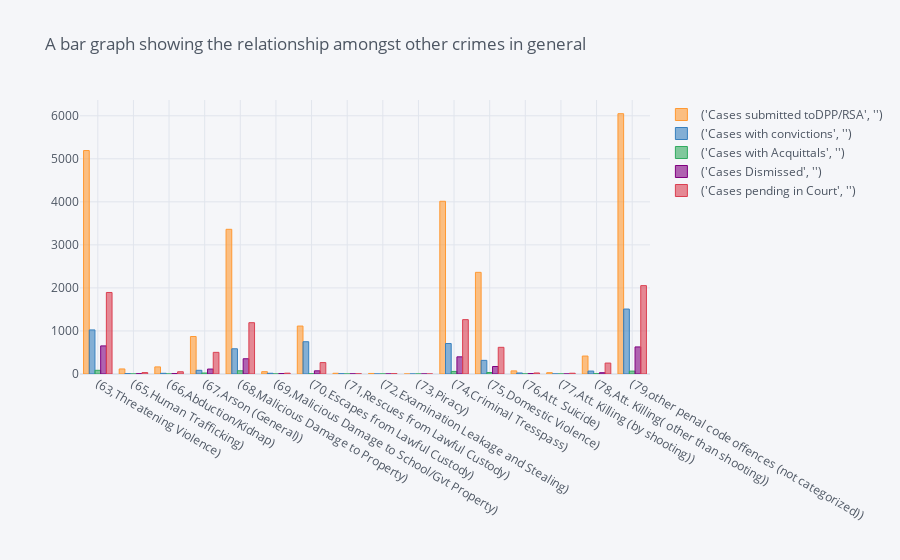

Notebook code cell kept with this figure:
### Code cell
# Plotting a bar graph for ActualOtherCrimes
ActualOtherCrimes.iplot(kind='bar',title='A bar graph showing the relationship amongst other crimes in general')

### Figure 1 — Plotly figure (JSON) as saved in the notebook; plotly's stock layout.template omitted (floating-point values rounded to 4 significant figures)
{"data": [{"marker": {"color": "rgba(255, 153, 51, 0.6)", "line": {"color": "rgba(255, 153, 51, 1.0)", "width": 1}}, "name": "('Cases submitted toDPP/RSA', '')", "orientation": "v", "text": "", "type": "bar", "x": ["(63,Threatening Violence)", "(65,Human Trafficking)", "(66,Abduction/Kidnap)", "(67,Arson (General))", "(68,Malicious Damage to Property)", "(69,Malicious Damage to School/Gvt Property)", "(70,Escapes from Lawful Custody)", "(71,Rescues from Lawful Custody)", "(72,Examination Leakage and Stealing)", "(73,Piracy)", "(74,Criminal Tresspass)", "(75,Domestic Violence)", "(76,Att. Suicide)", "(77,Att. Killing (by shooting))", "(78,Att. Killing( other than shooting))", "(79,other penal code offences (not categorized))"], "y": [5192, 117, 165, 871, 3362, 54, 1114, 17, 13, 0, 4013, 2362, 72, 30, 417, 6048]}, {"marker": {"color": "rgba(55, 128, 191, 0.6)", "line": {"color": "rgba(55, 128, 191, 1.0)", "width": 1}}, "name": "('Cases with convictions', '')", "orientation": "v", "text": "", "type": "bar", "x": ["(63,Threatening Violence)", "(65,Human Trafficking)", "(66,Abduction/Kidnap)", "(67,Arson (General))", "(68,Malicious Damage to Property)", "(69,Malicious Damage to School/Gvt Property)", "(70,Escapes from Lawful Custody)", "(71,Rescues from Lawful Custody)", "(72,Examination Leakage and Stealing)", "(73,Piracy)", "(74,Criminal Tresspass)", "(75,Domestic Violence)", "(76,Att. Suicide)", "(77,Att. Killing (by shooting))", "(78,Att. Killing( other than shooting))", "(79,other penal code offences (not categorized))"], "y": [1024, 9, 16, 86, 586, 17, 750, 6, 0, 0, 708, 317, 24, 1, 68, 1509]}, {"marker": {"color": "rgba(50, 171, 96, 0.6)", "line": {"color": "rgba(50, 171, 96, 1.0)", "width": 1}}, "name": "('Cases with Acquittals', '')", "orientation": "v", "text": "", "type": "bar", "x": ["(63,Threatening Violence)", "(65,Human Trafficking)", "(66,Abduction/Kidnap)", "(67,Arson (General))", "(68,Malicious Damage to Property)", "(69,Malicious Damage to School/Gvt Property)", "(70,Escapes from Lawful Custody)", "(71,Rescues from Lawful Custody)", "(72,Examination Leakage and Stealing)", "(73,Piracy)", "(74,Criminal Tresspass)", "(75,Domestic Violence)", "(76,Att. Suicide)", "(77,Att. Killing (by shooting))", "(78,Att. Killing( other than shooting))", "(79,other penal code offences (not categorized))"], "y": [86, 0, 0, 23, 75, 0, 4, 0, 0, 0, 60, 35, 1, 0, 7, 67]}, {"marker": {"color": "rgba(128, 0, 128, 0.6)", "line": {"color": "rgba(128, 0, 128, 1.0)", "width": 1}}, "name": "('Cases Dismissed', '')", "orientation": "v", "text": "", "type": "bar", "x": ["(63,Threatening Violence)", "(65,Human Trafficking)", "(66,Abduction/Kidnap)", "(67,Arson (General))", "(68,Malicious Damage to Property)", "(69,Malicious Damage to School/Gvt Property)", "(70,Escapes from Lawful Custody)", "(71,Rescues from Lawful Custody)", "(72,Examination Leakage and Stealing)", "(73,Piracy)", "(74,Criminal Tresspass)", "(75,Domestic Violence)", "(76,Att. Suicide)", "(77,Att. Killing (by shooting))", "(78,Att. Killing( other than shooting))", "(79,other penal code offences (not categorized))"], "y": [653, 8, 10, 115, 354, 11, 74, 3, 1, 0, 399, 174, 11, 0, 30, 629]}, {"marker": {"color": "rgba(219, 64, 82, 0.6)", "line": {"color": "rgba(219, 64, 82, 1.0)", "width": 1}}, "name": "('Cases pending in Court', '')", "orientation": "v", "text": "", "type": "bar", "x": ["(63,Threatening Violence)", "(65,Human Trafficking)", "(66,Abduction/Kidnap)", "(67,Arson (General))", "(68,Malicious Damage to Property)", "(69,Malicious Damage to School/Gvt Property)", "(70,Escapes from Lawful Custody)", "(71,Rescues from Lawful Custody)", "(72,Examination Leakage and Stealing)", "(73,Piracy)", "(74,Criminal Tresspass)", "(75,Domestic Violence)", "(76,Att. Suicide)", "(77,Att. Killing (by shooting))", "(78,Att. Killing( other than shooting))", "(79,other penal code offences (not categorized))"], "y": [1894, 33, 52, 503, 1192, 19, 265, 4, 8, 0, 1263, 620, 24, 18, 254, 2053]}], "layout": {"legend": {"bgcolor": "#F5F6F9", "font": {"color": "#4D5663"}}, "paper_bgcolor": "#F5F6F9", "plot_bgcolor": "#F5F6F9", "title": {"font": {"color": "#4D5663"}, "text": "A bar graph showing the relationship amongst other crimes in general"}, "xaxis": {"gridcolor": "#E1E5ED", "showgrid": true, "tickfont": {"color": "#4D5663"}, "title": {"font": {"color": "#4D5663"}, "text": ""}, "zerolinecolor": "#E1E5ED"}, "yaxis": {"gridcolor": "#E1E5ED", "showgrid": true, "tickfont": {"color": "#4D5663"}, "title": {"font": {"color": "#4D5663"}, "text": ""}, "zerolinecolor": "#E1E5ED"}}}
